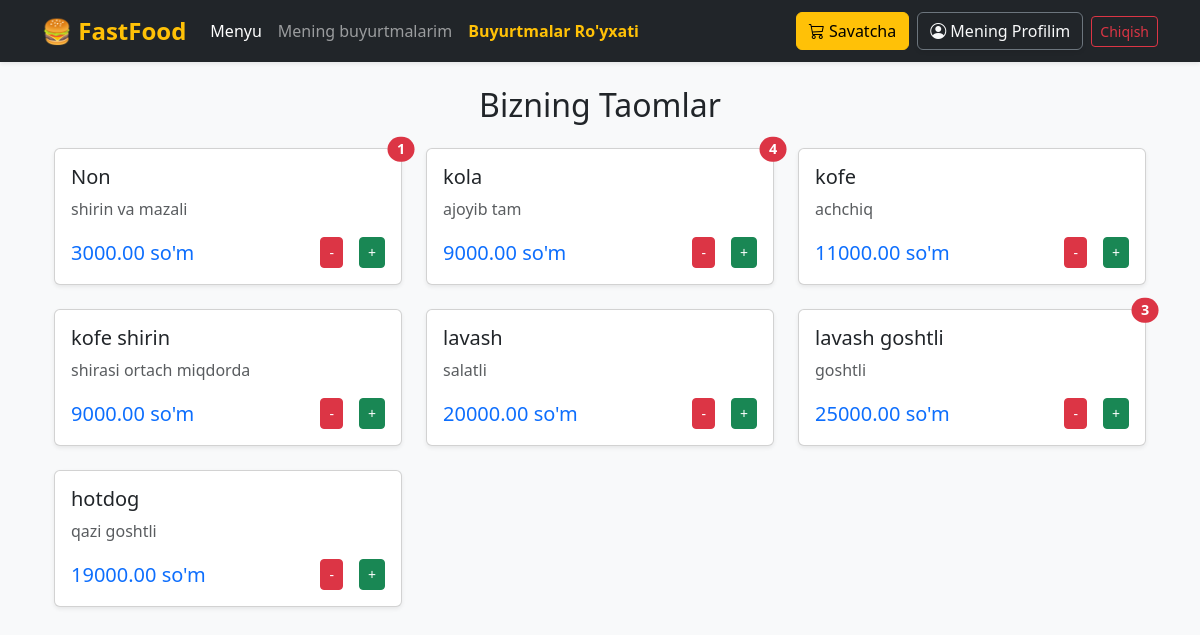
Before: /menu/ (signed in) with the older database file.
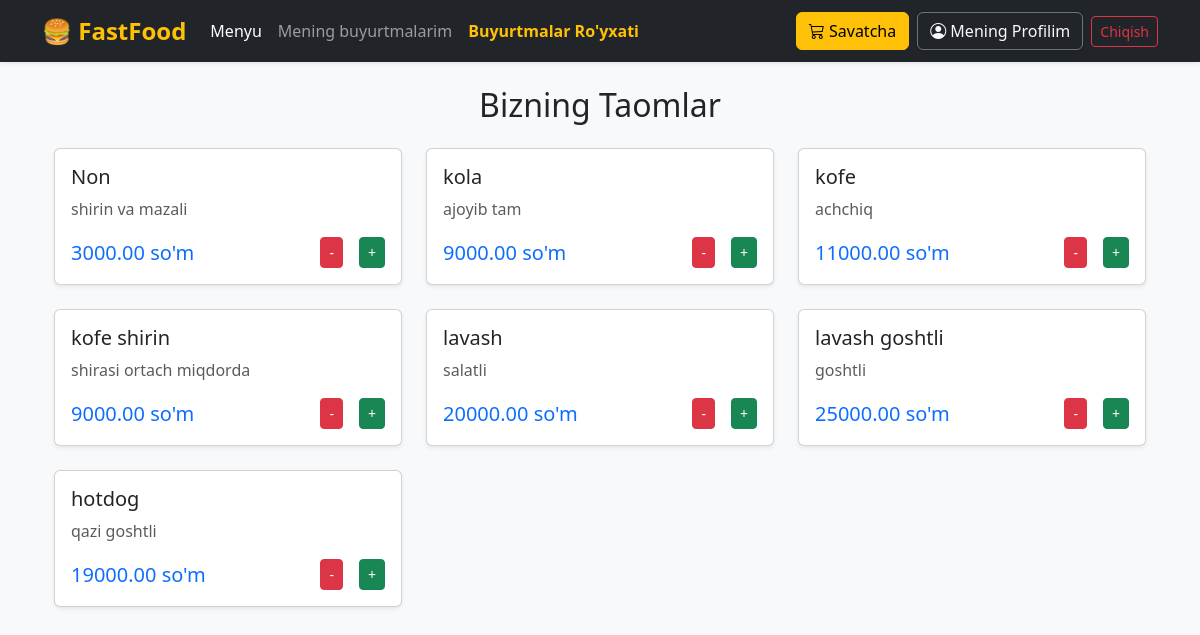
After: the same page with the newer database file.
### order/models.py (models this page shows, shortened)
class OrderItem(models.Model):
    order = models.ForeignKey(Order, related_name='items', on_delete=models.CASCADE)
    dish = models.ForeignKey(Dish, on_delete=models.CASCADE)
    quantity = models.PositiveIntegerField(default=1)

### dish/models.py (models this page shows, shortened)
class Dish(models.Model):
    name = models.CharField(max_length=200)
    description = models.TextField()
    price = models.DecimalField(max_digits=10, decimal_places=2)
    image = models.ImageField(upload_to='dishes/', blank=True, null=True)
    is_available = models.BooleanField(default=True)

### dish/views.py (the view)
# urls.py: path('menu/', dish_list, name='dish_list'),
def dish_list(request):
    dishes = Dish.objects.filter(is_available=True)
    cart = None
    if request.user.is_authenticated:
        cart = Order.objects.filter(customer=request.user, status='cart').first()
    return render(request, 'menu/dish_list.html', {
        'dishes': dishes,
        'cart': cart,
    })

### templates/menu/dish_list.html (shortened to what this page needs)
{% extends 'base.html' %}
{% block content %}
<div class="container mt-4">
    <h2 class="text-center mb-4">Bizning Taomlar</h2>
    <div class="row">
        {% for dish in dishes %}
        <div class="col-md-4 mb-4">
            <div class="card h-100 shadow-sm position-relative">
                {% if cart %}
                    {% for item in cart.items.all %}
                        {% if item.dish.id == dish.id and item.quantity > 0 %}
                            <span class="position-absolute top-0 start-100 translate-middle badge rounded-pill bg-danger" style="z-index: 10; font-size: 0.9rem;">
                                {{ item.quantity }}
                            </span>
                        {% endif %}
                    {% endfor %}
                {% endif %}
                <div class="card-body">
                    <h5 class="card-title">{{ dish.name }}</h5>
                    <p class="card-text text-muted">{{ dish.description|truncatewords:15 }}</p>
                    <div class="d-flex justify-content-between align-items-center">
                        <span class="h5 text-primary mb-0">{{ dish.price }} so'm</span>
                         <div class="d-flex align-items-center">
                            <a href="{% url 'add_to_order' dish.id 'remove' %}" class="btn btn-sm btn-danger">-</a>
                            <a href="{% url 'add_to_order' dish.id 'add' %}" class="btn btn-sm btn-success">+</a>
                        </div>
                    </div>
                </div>
            </div>
        </div>
        {% empty %}
            <p class="text-center w-100">Hozircha taomlar mavjud emas.</p>
        {% endfor %}
    </div>
</div>
{% endblock %}

Changed rows visible on the page:
removed OrderItem: quantity "1", shown under Dish "Non"
removed OrderItem: quantity "4", shown under Dish "kola"
removed OrderItem: quantity "3", shown under Dish "lavash goshtli"
